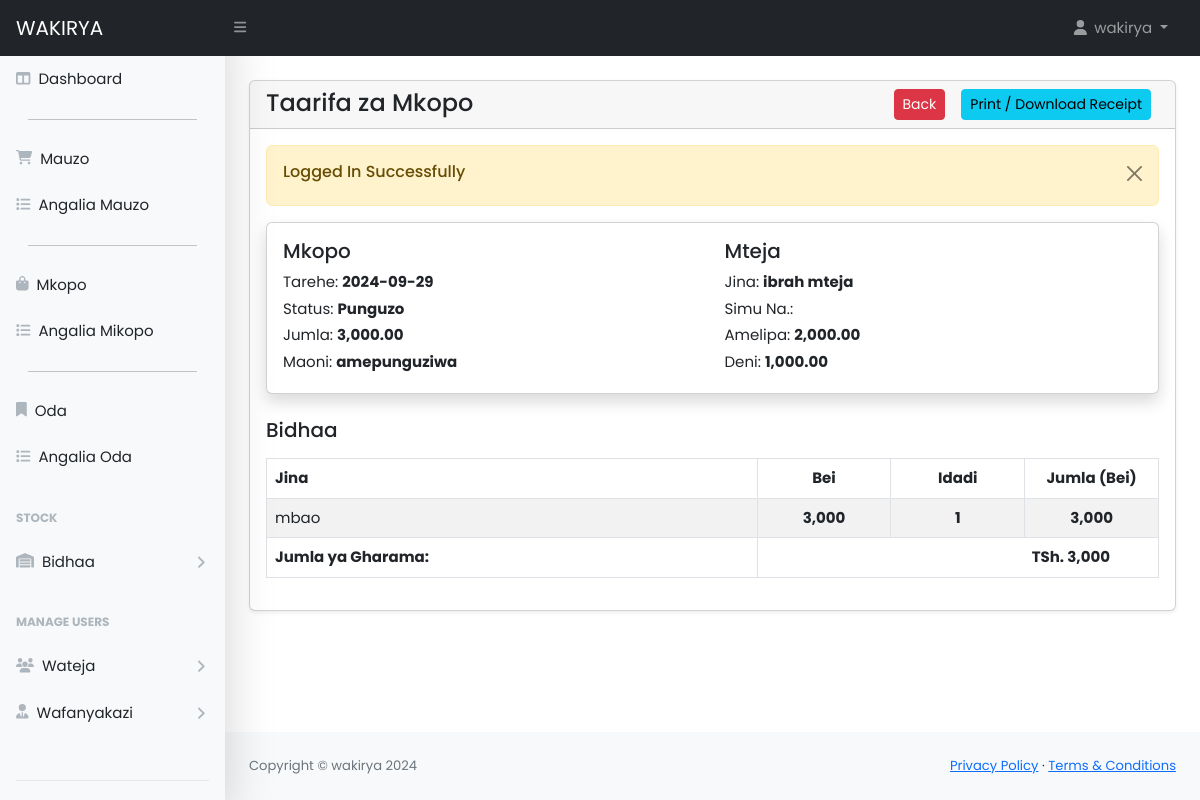
/admin/loans-view.php?track=85556 (signed in), run on the app's committed database.
### tables this page shows
CREATE TABLE `orders` (
  `id` int(11) NOT NULL,
  `customer_id` int(11) NOT NULL,
  `tracking_no` varchar(100) NOT NULL,
  `invoice_no` varchar(100) NOT NULL,
  `total_amount` varchar(100) NOT NULL,
  `paid_amount` varchar(100) DEFAULT NULL,
  `due_amount` varchar(100) DEFAULT NULL,
  `surplus_amount` varchar(100) NOT NULL,
  `order_date` date NOT NULL,
  `order_status` varchar(100) DEFAULT NULL,
  `comment` varchar(255) DEFAULT NULL,
  `payment_mode` varchar(100) DEFAULT NULL COMMENT 'cash, online',
  `order_placed_by_id` int(11) NOT NULL,
  `created_at` date NOT NULL DEFAULT current_timestamp()
);

CREATE TABLE `customers` (
  `id` int(11) NOT NULL,
  `name` varchar(255) NOT NULL,
  `email` varchar(255) DEFAULT NULL,
  `phone` varchar(255) DEFAULT NULL,
  `status` tinyint(1) DEFAULT 0 COMMENT '0=visible,1=hidden',
  `created_at` date NOT NULL DEFAULT current_timestamp()
);

CREATE TABLE `order_items` (
  `id` int(11) NOT NULL,
  `order_id` int(11) NOT NULL,
  `product_id` int(11) NOT NULL,
  `price` varchar(100) NOT NULL,
  `quantity` varchar(100) NOT NULL
);

CREATE TABLE `products` (
  `id` int(11) NOT NULL,
  `name` varchar(255) NOT NULL,
  `batch` varchar(255) NOT NULL,
  `quantity` int(11) NOT NULL,
  `measure` varchar(255) DEFAULT NULL,
  `buy_price` int(11) NOT NULL,
  `sell_price` int(11) NOT NULL,
  `status` tinyint(1) DEFAULT 0 COMMENT '0 = visible, 1 = hidden',
  `created_at` date NOT NULL DEFAULT current_timestamp()
);

### admin/loans-view.php (the view, shortened to what this page needs)
<?php include('includes/header.php'); ?>
<div class="container-fluid px-4">
    <div class="card mt-4 shadow-sm">
        <div class="card-header">
            <h4 class="mb-0">Taarifa za Mkopo
                <a href="loans-view-print.php?track=<?= $_GET['track'] ?>" class="btn btn-info mx-2 btn-sm float-end">Print / Download Receipt</a>
                <a href="loans.php" class="btn btn-danger mx-2 btn-sm float-end">Back</a>
            </h4>
        </div>
        <div class="card-body">
            <?php
            if (isset($_GET['track'])) {
            ?>
                    <?php
                $trackingNo = validate($_GET['track']);
                $query = "SELECT o.*, c.* FROM orders o, customers c
                                WHERE c.id = o.customer_id AND tracking_no='$trackingNo'
                                ORDER BY o.id DESC";
                $orders = mysqli_query($conn, $query);
                if ($orders) {
                    if (mysqli_num_rows($orders) > 0) {
                        $orderData = mysqli_fetch_assoc($orders);
                    ?>
                        <div class="card card-body shadow border-1 mb-4">
                            <div class="row">
                                <div class="col-md-6">
                                    <h5>Mkopo</h5>
                                    <label class="mb-1">
                                        Tarehe:
                                        <span class="fw-bold"><?= $orderData['order_date']; ?></span>
                                    </label>
                                    <br />
                                    <label class="mb-1">
                                        Status:
                                        <span class="fw-bold"><?= $orderData['order_status']; ?></span>
                                    </label>
                                    <br />
                                    <label class="mb-1">
                                        Jumla:
                                        <span class="fw-bold"><?= number_format($orderData['total_amount'], 2); ?></span>
                                    </label>
                                    <br />
                                    <label class="mb-1">
                                        Maoni:
                                        <span class="fw-bold"><?= $orderData['comment']; ?></span>
                                    </label>
                                    <br />
                                </div>
                                <div class="col-md-6">
                                    <h5>Mteja</h5>
                                    <label class="mb-1">
                                        Jina:
                                        <span class="fw-bold"><?= $orderData['name']; ?></span>
                                    </label>
                                    <br />
                                    <label class="mb-1">
                                        Simu Na.:
                                    </label>
                                    <br />
                                    <label class="mb-1">
                                        Amelipa:
                                        <span class="fw-bold"><?= number_format($orderData['paid_amount'], 2); ?></span>
                                    </label>
                                    <br />
                                    <label class="mb-1">
                                        Deni:
                                        <span class="fw-bold"><?= number_format($orderData['due_amount'], 2); ?></span>
                                    </label>
                                    <br />
                                </div>
                            </div>
                        </div>
                        <?php
                        $orderItemQuery = "SELECT oi.quantity as orderItemQuantity, oi.price as orderItemPrice, o.*, oi.*, p.*
                                    FROM orders as o, order_items as oi, products as p
                                    WHERE oi.order_id = o.id AND p.id = oi.product_id AND o.tracking_no='$trackingNo'";
                        $orderItemsRes = mysqli_query($conn, $orderItemQuery);
                        if ($orderItemsRes) {
                            if (mysqli_num_rows($orderItemsRes) > 0) {
                        ?>
                                <h5 class="my-3">Bidhaa</h5>
                                <div class="table-responsive">
                                    <table class="table table-bordered table-striped">
                                        <thead>
                                            <tr>
                                                <th>Jina</th>
                                                <th class="text-center">Bei</th>
                                                <th class="text-center">Idadi</th>
                                                <th class="text-center">Jumla (Bei)</th>
                                            </tr>
                                        </thead>
                                        <tbody>
                                            <?php foreach ($orderItemsRes as $orderItemRow) : ?>
                                                <tr>
                                                    <td>
                                                        <?= $orderItemRow['name']; ?>
                                                    </td>
                                                    <td width="15%" class="fw-bold text-center">
                                                        <?= number_format($orderItemRow['orderItemPrice'], 0) ?>
                                                    </td>
                                                    <td width="15%" class="fw-bold text-center">
                                                        <?= $orderItemRow['orderItemQuantity']; ?>
                                                    </td>
                                                    <td width="15%" class="fw-bold text-center">
                                                        <?= number_format($orderItemRow['orderItemPrice'] * $orderItemRow['orderItemQuantity'], 0) ?>
                                                    </td>
                                                </tr>
                                            <?php endforeach; ?>
                                            <tr>
                                                <td class="fw-bold">Jumla ya Gharama: </td>
                                                <td colspan="3" class="text-end px-5 fw-bold">TSh. <?= number_format($orderItemRow['total_amount'], 0); ?></td>
                                            </tr>
                                        </tbody>
                                    </table>
                                </div>
                        <?php
                            } else {
                                echo '<h5>Something Went Wrong!</h5>';
                                return false;
                            }
                        } else {
                            echo '<h5>Something Went Wrong!</h5>';
                            return false;
                        }
                        ?>
                <?php
                    } else {
                        echo '<h5>No Record Found!</h5>';
                        return false;
                    }
                } else {
                    echo '<h5>Something Went Wrong!</h5>';
                }
            }
            ?>
        </div>
    </div>
</div>
<?php include('includes/footer.php'); ?>

### data on the page
orders: order_date "2024-09-29", order_status "Punguzo", total_amount "3,000.00", comment "amepunguziwa", customer.name "ibrah mteja", paid_amount "2,000.00", due_amount "1,000.00"
order_items: product.name "mbao", price "3,000", quantity "1", $orderItemRow['orderItemPrice'] * $orderItemRow['orderItemQuantity'] "3,000", order.total_amount "3,000"

### other printed values
$_SESSION['loggedInUser']['name'] "wakirya"
$_SESSION['status'] "Logged In Successfully"
